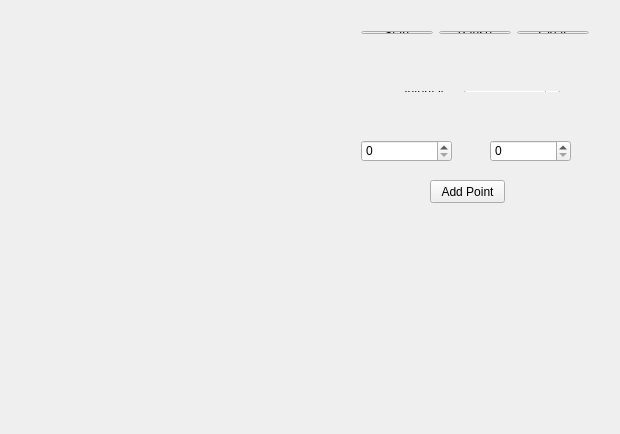
<?xml version="1.0" encoding="UTF-8"?>
<ui version="4.0">
 <class>MainWindow</class>
 <widget class="QMainWindow" name="MainWindow">
  <property name="geometry">
   <rect>
    <x>0</x>
    <y>0</y>
    <width>620</width>
    <height>434</height>
   </rect>
  </property>
  <property name="windowTitle">
   <string>MainWindow</string>
  </property>
  <widget class="QWidget" name="centralWidget">
   <widget class="QWidget" name="layoutWidget">
    <property name="geometry">
     <rect>
      <x>350</x>
      <y>20</y>
      <width>250</width>
      <height>25</height>
     </rect>
    </property>
    <layout class="QHBoxLayout" name="horizontalLayout">
     <item>
      <widget class="QPushButton" name="startButton">
       <property name="text">
        <string>Start</string>
       </property>
      </widget>
     </item>
     <item>
      <widget class="QPushButton" name="pauseButton">
       <property name="text">
        <string>Pause</string>
       </property>
      </widget>
     </item>
     <item>
      <widget class="QPushButton" name="clearButton">
       <property name="text">
        <string>Clear</string>
       </property>
      </widget>
     </item>
    </layout>
   </widget>
   <widget class="QWidget" name="gridLayoutWidget">
    <property name="geometry">
     <rect>
      <x>10</x>
      <y>10</y>
      <width>321</width>
      <height>401</height>
     </rect>
    </property>
    <layout class="QGridLayout" name="gameLayout"/>
   </widget>
   <widget class="QSpinBox" name="bx_x">
    <property name="geometry">
     <rect>
      <x>361</x>
      <y>140</y>
      <width>91</width>
      <height>22</height>
     </rect>
    </property>
   </widget>
   <widget class="QSpinBox" name="bx_y">
    <property name="geometry">
     <rect>
      <x>490</x>
      <y>140</y>
      <width>81</width>
      <height>22</height>
     </rect>
    </property>
   </widget>
   <widget class="QPushButton" name="addPointButton">
    <property name="geometry">
     <rect>
      <x>430</x>
      <y>180</y>
      <width>75</width>
      <height>23</height>
     </rect>
    </property>
    <property name="text">
     <string>Add Point</string>
    </property>
   </widget>
   <widget class="QWidget" name="layoutWidget">
    <property name="geometry">
     <rect>
      <x>350</x>
      <y>80</y>
      <width>221</width>
      <height>23</height>
     </rect>
    </property>
    <layout class="QHBoxLayout" name="horizontalLayout_2">
     <item>
      <widget class="QLabel" name="label">
       <property name="text">
        <string>             Interval:</string>
       </property>
      </widget>
     </item>
     <item>
      <widget class="QSpinBox" name="intervalSpinBox"/>
     </item>
    </layout>
   </widget>
  </widget>
 </widget>
 <layoutdefault spacing="6" margin="11"/>
 <resources/>
 <connections/>
</ui>
